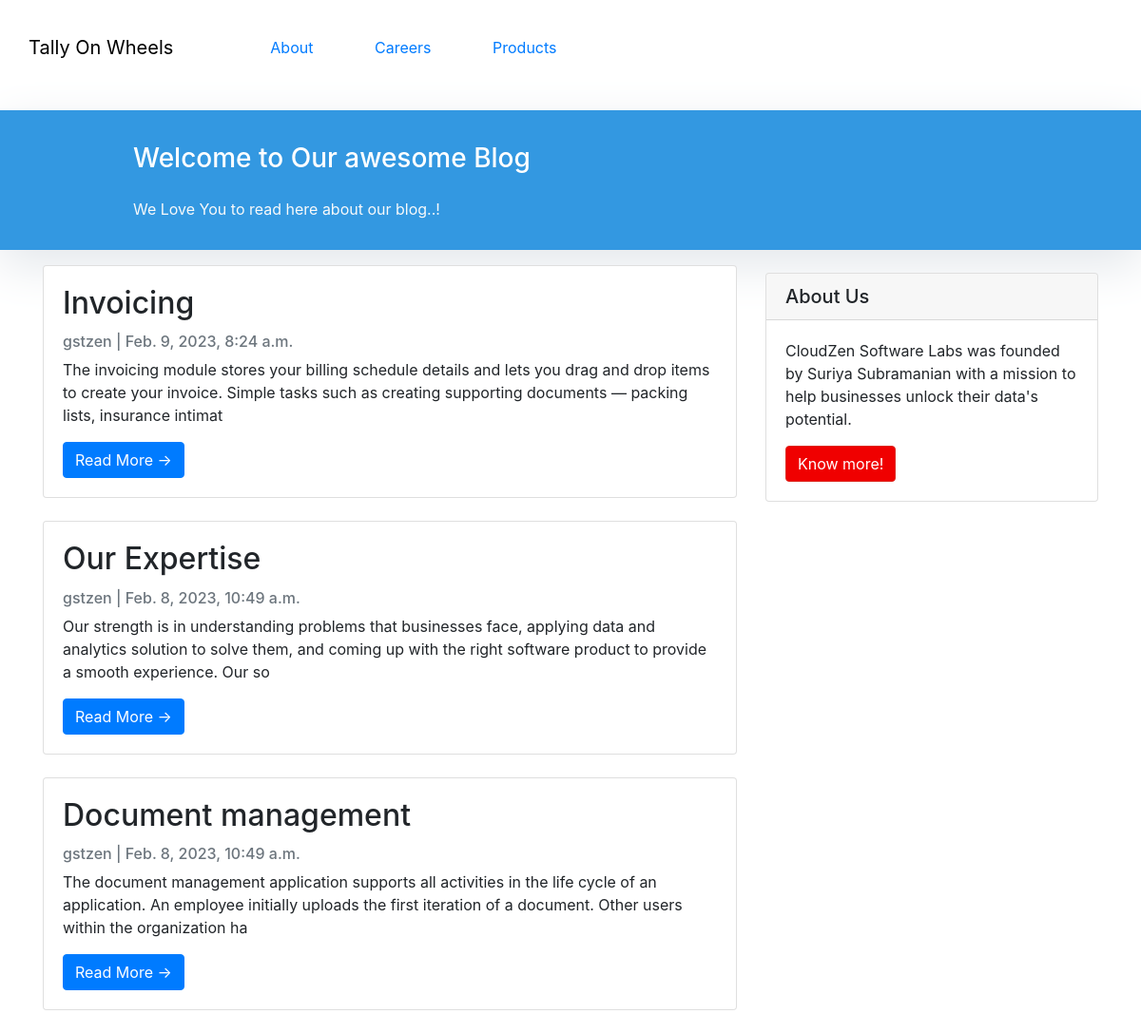
The page / on the database its author committed.
### Blog/models.py (models this page shows, shortened)
class Post(models.Model):
    title = models.CharField(max_length=200, unique=True)
    slug = models.SlugField(max_length=200, unique=True)
    author = models.ForeignKey(User, on_delete= models.CASCADE,related_name='blog_posts')
    updated_on = models.DateTimeField(auto_now= True)
    content = models.TextField()
    created_on = models.DateTimeField(auto_now_add=True)
    status = models.IntegerField(choices=STATUS, default=0)
    class Meta:
        ordering = ['-created_on']

### Blog/views.py (the view)
# urls.py: path('', views.PostList.as_view(), name='home'),
class PostList(generic.ListView):
    queryset = Post.objects.filter(status=1).order_by('-created_on')
    template_name = 'about.html'

### templates/about.html (shortened to what this page needs)
{% extends "base.html" %}
{% block content %}
<header class="masthead">
  <div class="container">
    <div class="row">
      <div class="col-md-8 col-md-10 mx-auto">
        <div class="site-heading">
          <h3 class="site-heading my-4 mt-3 text-white">
            Welcome to Our awesome Blog
          </h3>
          <p class="text-light">We Love You to read here about our blog..! &nbsp</p>
        </div>
      </div>
    </div>
  </div>
</header>
<div class="container">
  <div class="row">
    <div class="col-md-8 mt-3 left">
      {% for post in post_list %}
      <div class="card mb-4">
        <div class="card-body">
          <h2 class="card-title">{{ post.title }}</h2>
          <p class="card-text text-muted h6">
            {{ post.author }} | {{ post.created_on}}
          </p>
          <p class="card-text">{{post.content|slice:":200" }}</p>
          <a href="{% url 'post_detail' post.slug  %}" class="btn btn-primary"
            >Read More &rarr;</a
          >
        </div>
      </div>
      {% endfor %}
    </div>
    {% block sidebar %}
        <div class="col-md-4 float-right ">
        <div class="card my-4">
                <h5 class="card-header">About Us</h5>
            <div class="card-body">
                <p class="card-text">CloudZen Software Labs was founded by Suriya Subramanian with a mission to help businesses unlock their data's potential.</p>
                <a href="https://www.cloudzen.in/pages/about.html"
                   class="btn btn-danger">Know more!</a>
            </div>
        </div>
        </div>
        {% endblock sidebar %}
  </div>
</div>
{%endblock%}

### templates/base.html (shortened to what this page needs)
<!DOCTYPE html>
<html>
    <head>
        <link rel="stylesheet" href="https://maxcdn.bootstrapcdn.com/bootstrap/4.0.0/css/bootstrap.min.css"
 />
    </head>
<body>
        <header>
            <a class="navbar-brand" href="{% url 'home' %}">Tally On Wheels</a>
          <nav class="navbar"  id="head">
             <ul class="bar">
                <li> <a  href="https://www.cloudzen.in/pages/about.html">About</a></li>
                <li> <a  href="https://www.cloudzen.in/pages/careers-at-cloudzen.html">Careers</a></li>
                <li> <a  href="https://www.cloudzen.in/pages/project-management-suite.html">Products</a></li>
              </ul>
          </nav>
        </header>
        {% block content %}{% endblock content %}
</body>

### templates/base.html (style rules this page uses)
.btn-danger { color: #fff; background-color: #f00000; border-color: #dc281e; }
header { display: flex; padding: 30px 30px; }
.bar>li { display:inline; padding:30px; }
.masthead { background: #3398E1; height: auto; padding-bottom: 15px; box-shadow: 0 16px 48px #E3E7EB; padding-top: 10px; }
.navbar-brand { color:black; }

### rows shown on the page
Post: title "Invoicing", author "gstzen", created_on "Feb. 9, 2023, 8:24 a.m.", content "The invoicing module stores your billing schedule details and lets you drag and drop items to create your invoice. Simple tasks such as creating supporting documents — packing lists, insurance intimat"
Post: title "Our Expertise", author "gstzen", created_on "Feb. 8, 2023, 10:49 a.m.", content "Our strength is in understanding problems that businesses face, applying data and analytics solution to solve them, and coming up with the right software product to provide a smooth experience. Our so"
Post: title "Document management", author "gstzen", created_on "Feb. 8, 2023, 10:49 a.m.", content "The document management application supports all activities in the life cycle of an application. An employee initially uploads the first iteration of a document. Other users within the organization ha"
